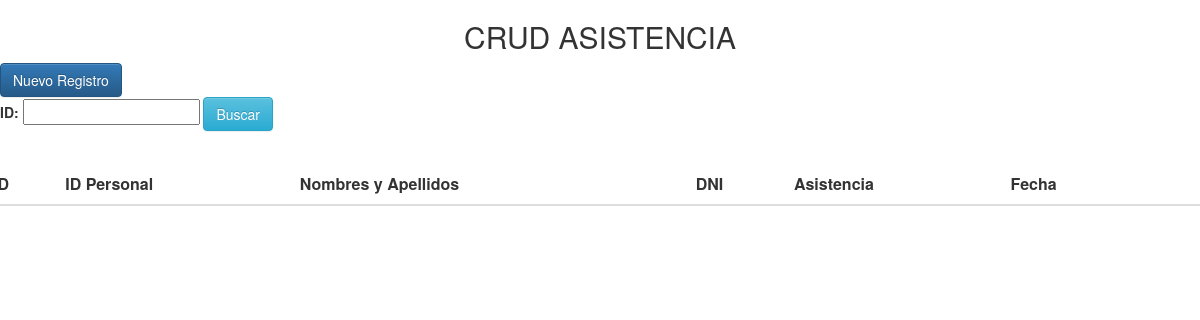
Page /pagina_web_final2/index_asistencia.php on the earlier database version.
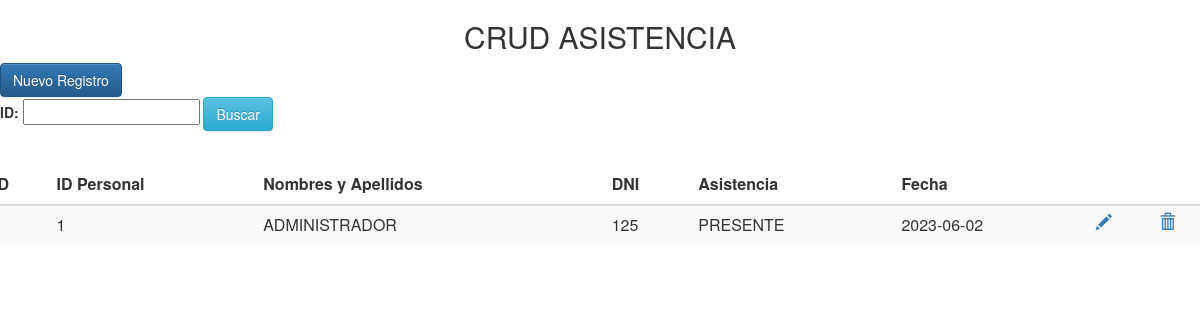
Same page on the later database version.
### tables this page shows
CREATE TABLE `asistencia` (
  `id` int(11) NOT NULL,
  `id_personal` int(11) NOT NULL,
  `fecha` date NOT NULL,
  `asistencia` int(11) NOT NULL
);

CREATE TABLE `personal` (
  `id` int(11) NOT NULL,
  `dni` varchar(10) DEFAULT NULL,
  `foto` varchar(255) DEFAULT NULL,
  `nombre_apellido` varchar(100) DEFAULT NULL,
  `contrasena` varchar(100) DEFAULT NULL,
  `estado_personal` int(11) DEFAULT NULL,
  `id_cargo` int(11) DEFAULT NULL
);

### pagina_web_final2/index_asistencia.php (the view, shortened to what this page needs)
<?php
	require 'conexion.php';
	$where = "";
	$sql = "SELECT * FROM asistencia $where ORDER BY fecha ASC";
	$resultado = $con->query($sql);
?>
<html lang="es">
	<head>
		<link href="css/bootstrap.min.css" rel="stylesheet">
		<link href="css/bootstrap-theme.css" rel="stylesheet">
	</head>
	<body>
		<div class="card">
			<div class="">
				<h2 style="text-align:center">CRUD ASISTENCIA</h2>
			</div>
			<div class="">
				<a href="nuevo_asistencia.php" class="btn btn-primary">Nuevo Registro</a>
				<form action="<?php $_SERVER['PHP_SELF']; ?>" method="POST">
					<b>ID: </b><input type="text" id="campo" name="campo" />
					<input type="submit" id="enviar" name="enviar" value="Buscar" class="btn btn-info" />
				</form>
			</div>
			<br>
			<div class="row table-responsive">
				<table class="table table-striped">
					<thead>
						<tr>
							<th>ID</th>
							<th>ID Personal</th>
							<th>Nombres y Apellidos</th>
							<th>DNI</th>
							<th>Asistencia</th>
							<th>Fecha</th>
							<th></th>
							<th></th>
						</tr>
					</thead>
					<tbody>
						<?php while($row = $resultado->fetch_array(MYSQLI_ASSOC)) { ?>
							<tr>
								<td><?php echo $row['id']; ?></td>
								<td><?php echo $row['id_personal']; ?></td>
								<td>
									<?php
										$id_personal = $row['id_personal'];
										echo $con->query("SELECT * FROM personal WHERE id=$id_personal")->fetch_array(MYSQLI_ASSOC)['nombre_apellido'];
									?>
								</td>
								<td>
									<?php
										$id_personal = $row['id_personal'];
										echo $con->query("SELECT * FROM personal WHERE id=$id_personal")->fetch_array(MYSQLI_ASSOC)['dni'];
									?>
								</td>
								<td>
									<?php
										if($row['asistencia']=='1') {
											echo "PRESENTE";
										} else {
											echo "AUSENTE";
										}
									?>
								</td>
								<td><?php echo $row['fecha']; ?></td>
								<td><a href="modificar_asistencia.php?id=<?php echo $row['id']; ?>"><span class="glyphicon glyphicon-pencil"></span></a></td>
								<td><a href="#" data-href="eliminar_asistencia.php?id=<?php echo $row['id']; ?>" data-toggle="modal" data-target="#confirm-delete"><span class="glyphicon glyphicon-trash"></span></a></td>
							</tr>
						<?php } ?>
					</tbody>
				</table>
			</div>
		</div>
	</body>
</html>

Differences in the rows shown:
added asistencia: id_personal "1", id_personal.nombre_apellido "ADMINISTRADOR", id_personal.dni "125", asistencia "PRESENTE", fecha "2023-06-02"
